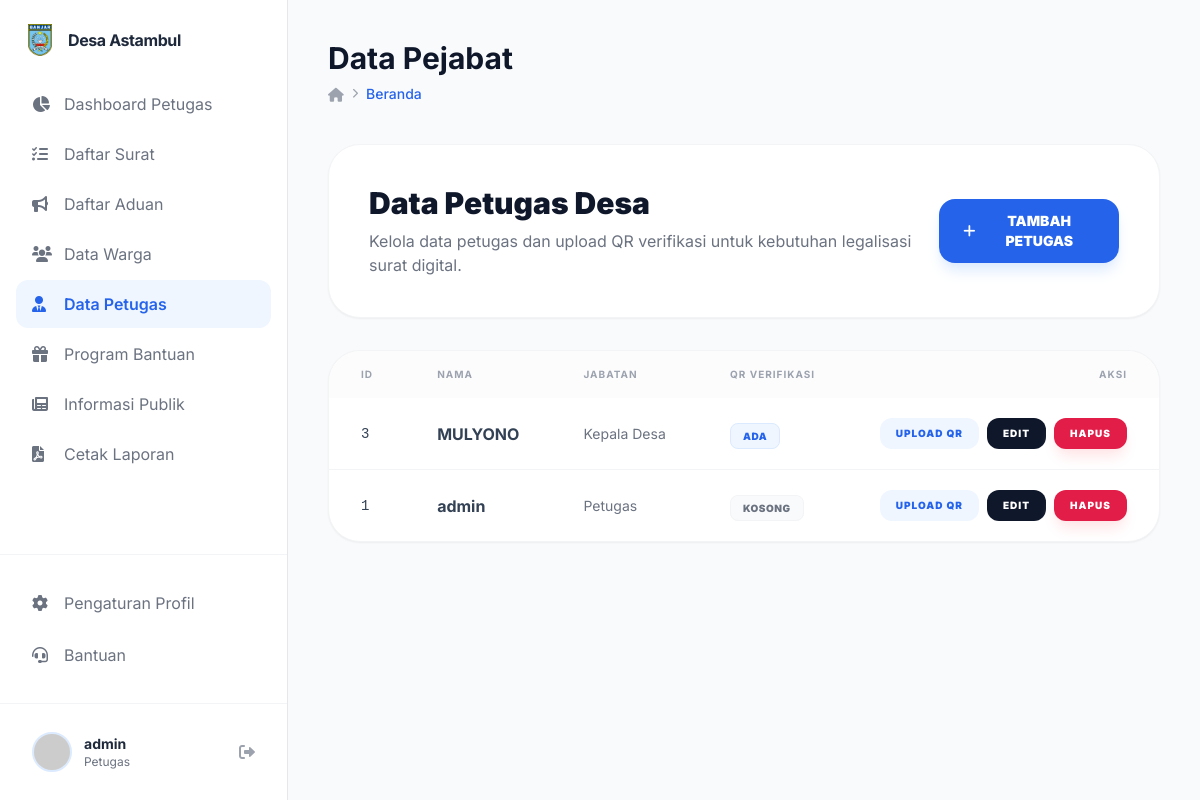
The page /public/pejabat/admin (signed in) on the database as committed earlier.
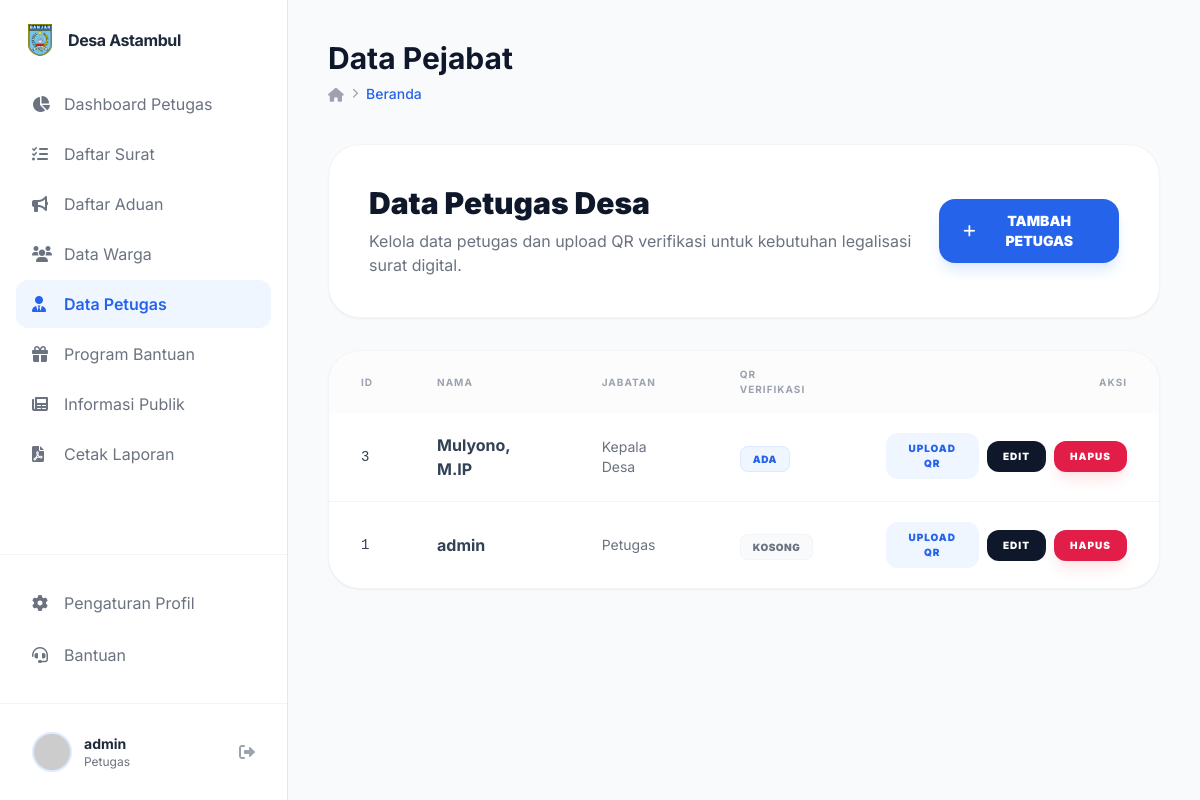
The same page on the database as committed later.
### tables this page shows
CREATE TABLE `petugas` (
  `id_petugas` int NOT NULL,
  `nama_petugas` varchar(100) DEFAULT NULL,
  `jabatan` varchar(50) DEFAULT NULL,
  `ttd` varchar(255) DEFAULT NULL,
  `status_aktif` tinyint(1) DEFAULT NULL,
  `created_at` datetime DEFAULT NULL,
  `updated_at` datetime DEFAULT NULL
);

### app/core/Controller.php (called while the page is built, shortened)
<?php
class Controller {
    public function view($view, $data = []) {
        require_once '../app/views/' . $view . '.php';
    }
    public function model($model) {
        return new $model;
    }
}

### app/controllers/Pejabat.php (called while the page is built, shortened)
<?php
class Pejabat extends Controller {
    public function admin() {
        $data['judul'] = 'Data Pejabat';
        $data['pejabat'] = $this->model('PetugasModel')->getAll();
        $this->view('pejabat/admin', $data);
    }
}

### app/core/App.php (called while the page is built, shortened)
<?php
class App {
    protected $method = 'index';
    protected $params = [];
    public function __construct() {
        $url = $this->parseURL();
        if ($url && file_exists('../app/controllers/' . $url[0] . '.php')) {
            unset($url[0]);
        }
        $this->controller = new $this->controller;
        if (isset($url[1])) {
            if (method_exists($this->controller, $url[1])) {
                $this->method = $url[1];
            }
        }
        call_user_func_array([$this->controller, $this->method], $this->params);
    }
    public function parseURL() {
        if (isset($_GET['url'])) {
            $url = rtrim($_GET['url'], '/');
            $url = filter_var($url, FILTER_SANITIZE_URL);
            $url = explode('/', $url);
            return $url;
        }
    }
}

### public/index.php (called while the page is built, shortened)
<?php
$app = new App;

### app/core/Database.php (called while the page is built, shortened)
<?php
class Database {
    private $host = DB_HOST;
    private $user = DB_USER;
    private $pass = DB_PASS;
    private $dbname = DB_NAME;
    private $dbh;
    private $stmt;
    public function __construct() {
        $dsn = 'mysql:host=' . $this->host . ';dbname=' . $this->dbname;
        $options = [
            PDO::ATTR_PERSISTENT => true,
            PDO::ATTR_ERRMODE => PDO::ERRMODE_EXCEPTION
        ];
        try {
            $this->dbh = new PDO($dsn, $this->user, $this->pass, $options);
        } catch (PDOException $e) {
            die($e->getMessage());
        }
    }
    public function query($sql) {
        $this->stmt = $this->dbh->prepare($sql);
    }
    public function execute() {
        return $this->stmt->execute();
    }
    public function resultSet() {
        $this->execute();
        return $this->stmt->fetchAll(PDO::FETCH_ASSOC);
    }
}

### app/models/PetugasModel.php (called while the page is built, shortened)
<?php
class PetugasModel {
    private $table = 'petugas';
    private $db;
    public function __construct() {
        $this->db = new Database;
    }
    public function getAll() {
        $this->db->query('SELECT * FROM ' . $this->table . ' ORDER BY created_at DESC');
        return $this->db->resultSet();
    }
}

### app/views/pejabat/admin.php (the view, shortened to what the changed rows need)
<div class="space-y-8">
    <div class="bg-white p-10 rounded-[32px] shadow-sm border border-gray-100 flex flex-col md:flex-row justify-between items-start md:items-center gap-6">
        <div>
            <h2 class="text-3xl font-black text-slate-900 mb-2">Data Petugas Desa</h2>
        </div>
    </div>
    <div class="bg-white rounded-[32px] shadow-sm border border-gray-100 overflow-hidden">
        <div class="overflow-x-auto">
            <table class="w-full text-left border-collapse">
                <thead class="bg-gray-50/50">
                    <tr>
                        <th class="px-8 py-4 text-[10px] font-bold text-gray-400 uppercase tracking-widest">ID</th>
                        <th class="px-8 py-4 text-[10px] font-bold text-gray-400 uppercase tracking-widest">Nama</th>
                        <th class="px-8 py-4 text-[10px] font-bold text-gray-400 uppercase tracking-widest">Jabatan</th>
                        <th class="px-8 py-4 text-[10px] font-bold text-gray-400 uppercase tracking-widest">QR Verifikasi</th>
                        <th class="px-8 py-4 text-[10px] font-bold text-gray-400 uppercase tracking-widest text-right">Aksi</th>
                    </tr>
                </thead>
                <tbody class="divide-y divide-gray-100">
                    <?php if(empty($data['pejabat'])): ?>
                        <tr>
                            <td colspan="5" class="px-8 py-12 text-center text-gray-500 italic">Belum ada data pejabat.</td>
                        </tr>
                    <?php else: ?>
                        <?php foreach($data['pejabat'] as $p): ?>
                            <tr class="hover:bg-gray-50/50 transition">
                                <td class="px-8 py-5 font-mono text-sm text-slate-700"><?= $p['id_petugas']; ?></td>
                                <td class="px-8 py-5 font-bold text-slate-700"><?= $p['nama_petugas']; ?></td>
                                <td class="px-8 py-5 text-sm text-gray-500"><?= $p['jabatan']; ?></td>
                                <td class="px-8 py-5">
                                    <?php if(!empty($p['ttd'])): ?>
                                        <span class="px-3 py-1.5 text-[10px] font-black rounded-lg border uppercase tracking-wider bg-blue-50 text-blue-600 border-blue-100">Ada</span>
                                    <?php else: ?>
                                        <span class="px-3 py-1.5 text-[10px] font-black rounded-lg border uppercase tracking-wider bg-gray-50 text-gray-500 border-gray-100">Kosong</span>
                                    <?php endif; ?>
                                </td>
                                <td class="px-8 py-5 text-right flex justify-end items-center gap-2">
                                    <?php if((int)$p['id_petugas'] === (int)$_SESSION['user']['id_user'] || $_SESSION['user']['level'] == 'petugas'): ?>
                                        <button onclick='openQrModal(<?= json_encode($p); ?>)' class="px-4 py-2 bg-blue-50 text-blue-600 rounded-xl font-black text-[10px] uppercase tracking-widest hover:bg-blue-100 transition flex items-center">
                                            Upload QR
                                        </button>
                                    <?php endif; ?>
                                    <?php if($_SESSION['user']['level'] == 'petugas'): ?>
                                        <button onclick='openPejabatModal("edit", <?= json_encode($p); ?>)' class="px-4 py-2 bg-slate-900 text-white rounded-xl font-black text-[10px] uppercase tracking-widest hover:bg-slate-800 transition flex items-center">
                                            Edit
                                        </button>
                                        <a href="<?= BASEURL; ?>/pejabat/hapus/<?= $p['id_petugas']; ?>" onclick="return confirm('Hapus data pejabat ini?')" class="px-4 py-2 bg-rose-600 text-white rounded-xl font-black text-[10px] uppercase tracking-widest hover:bg-rose-700 transition shadow-lg shadow-rose-100 flex items-center">
                                            Hapus
                                        </a>
                                    <?php endif; ?>
                                </td>
                            </tr>
                        <?php endforeach; ?>
                    <?php endif; ?>
                </tbody>
            </table>
        </div>
    </div>
</div>

Rows that differ between the two databases and show on the page:
changed petugas "Kepala Desa": nama_petugas "MULYONO" → "Mulyono, M.IP"
